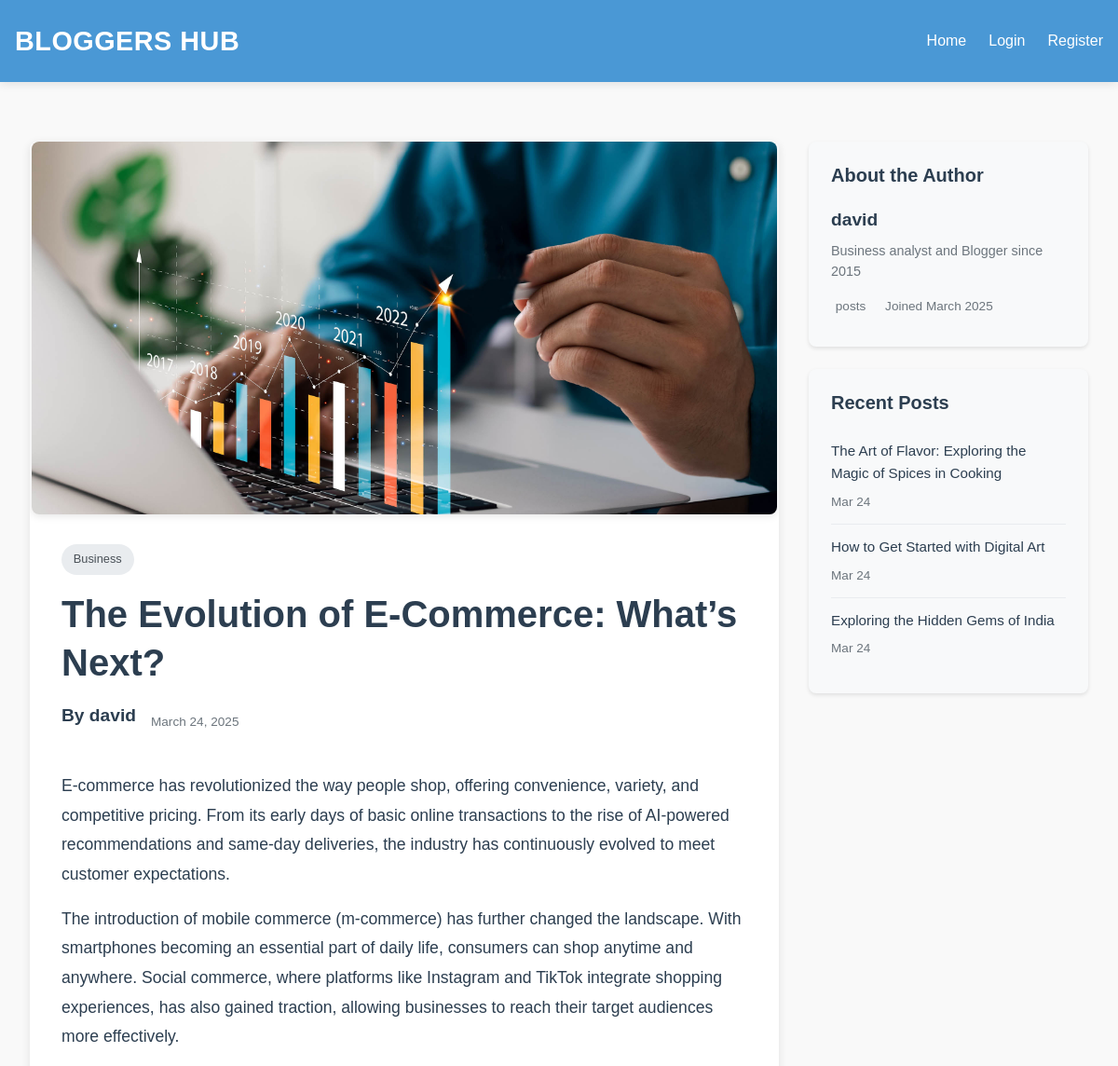
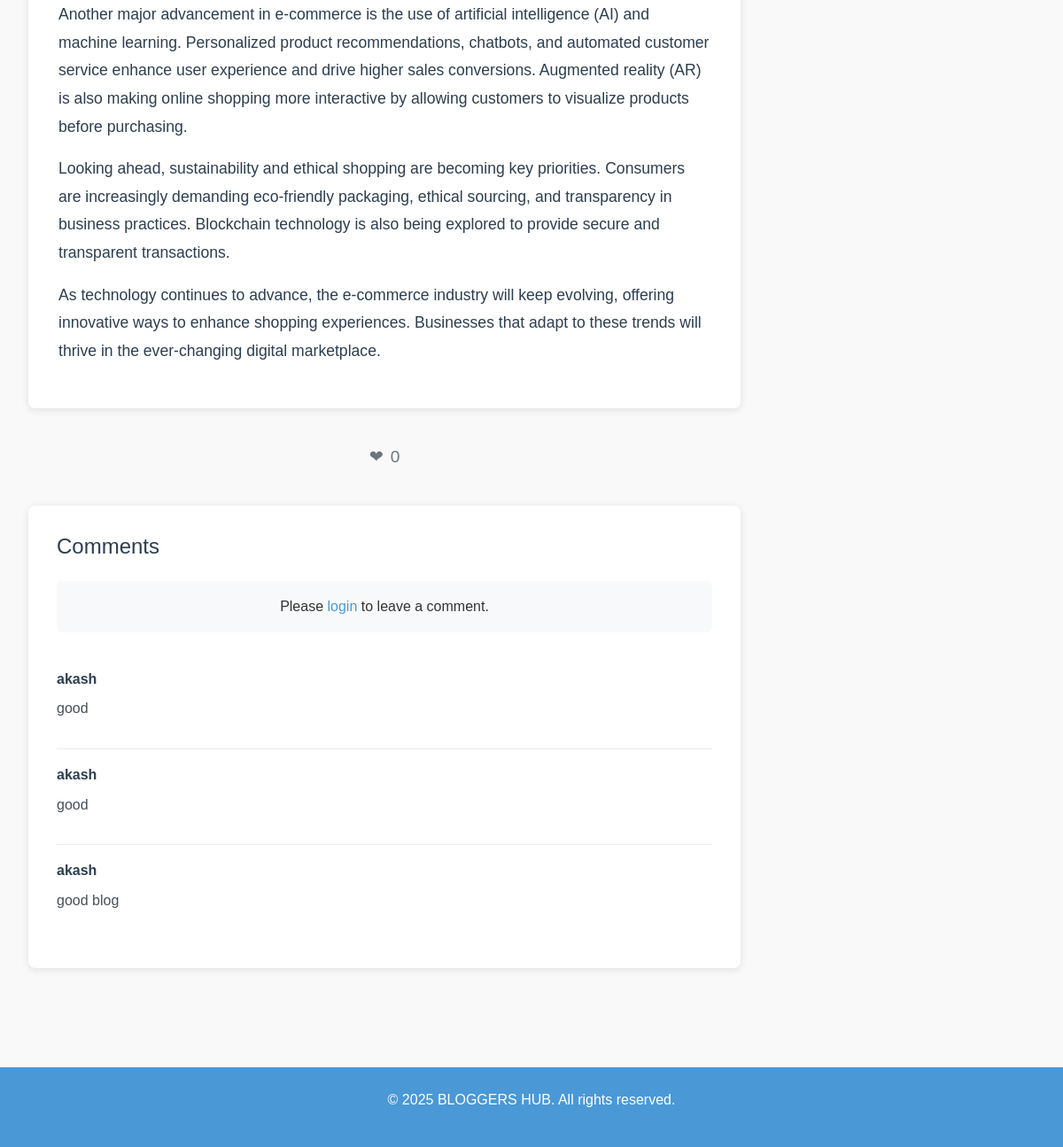
/blog/post/10/, run on the app's committed database (2 pictures, top to bottom).
### blog/models.py (models this page shows, shortened)
class Post(models.Model):
    author = models.ForeignKey(User, on_delete=models.CASCADE, related_name='posts')
    title = models.CharField(max_length=200)
    description = models.TextField(help_text="A brief description that appears on the home page", blank=True, null=True)
    content = models.TextField(help_text="The full content of your blog post")
    image = models.ImageField(upload_to='blog_images/', null=True, blank=True)
    published_date = models.DateTimeField(auto_now_add=True)
    last_modified = models.DateTimeField(auto_now=True)
    likes = models.ManyToManyField(User, related_name='liked_posts', blank=True)
    category = models.ForeignKey(Category, on_delete=models.SET_NULL, null=True, blank=True, related_name='posts')
    class Meta:
        ordering = ['-published_date']
    def total_likes(self):
        return self.likes.count()

class Category(models.Model):
    name = models.CharField(max_length=100)
    slug = models.SlugField(unique=True)
    class Meta:
        verbose_name_plural = 'Categories'

class Comment(models.Model):
    post = models.ForeignKey('Post', on_delete=models.CASCADE, related_name='comments')
    author = models.ForeignKey(User, on_delete=models.CASCADE)
    content = models.TextField()
    created_date = models.DateTimeField(default=timezone.now)
    class Meta:
        ordering = ['-created_date']

class UserProfile(models.Model):
    user = models.OneToOneField(User, on_delete=models.CASCADE)
    bio = models.TextField(max_length=500, blank=True)
    profile_picture = models.ImageField(upload_to='profile_pics/', null=True, blank=True)
    website = models.URLField(max_length=200, blank=True)
    joined_date = models.DateTimeField(auto_now_add=True)
    spam_words = models.TextField(blank=True, help_text="Enter spam words separated by commas")

### blog/views.py (the view)
# urls.py: path('post/<int:post_id>/', views.post_detail, name='post_detail'),
def post_detail(request, post_id):
    post = get_object_or_404(Post, id=post_id)
    user_liked = request.user.is_authenticated and post.likes.filter(id=request.user.id).exists()
    recent_posts = Post.objects.exclude(id=post_id).order_by('-published_date')[:3]
    comments = post.comments.all().select_related('author')
    if request.method == 'POST' and request.user.is_authenticated:
        comment_form = CommentForm(request.POST)
        if comment_form.is_valid():
            comment = comment_form.save(commit=False)
            comment.post = post
            comment.author = request.user
            comment.save()
            return redirect('post_detail', post_id=post.id)
    else:
        comment_form = CommentForm()
    return render(request, 'blog/post_detail.html', {
        'post': post,
        'user_liked': user_liked,
        'recent_posts': recent_posts,
        'comments': comments,
        'comment_form': comment_form
    })

### blog/context_processors.py (called while the page is built)
def notifications(request):
    if request.user.is_authenticated:
        unread_notifications_count = Notification.objects.filter(recipient=request.user, is_read=False).count()
    else:
        unread_notifications_count = 0
    return {
        'unread_notifications_count': unread_notifications_count
    }

### templates/blog/post_detail.html (shortened to what this page needs)
{% extends 'blog/base.html' %}
{% load static %}
{% block content %}
<div class="post-detail-container">
    <div class="post-detail-main">
        <article class="post-detail-box">
            {% if post.image %}
            <div class="post-image-container">
                <img src="{{ post.image.url }}" alt="{{ post.title }}" class="post-image">
            </div>
            {% endif %}
            <div class="post-detail-content">
                {% if post.category %}
                <span class="post-category">{{ post.category.name }}</span>
                {% endif %}
                <h1 class="post-detail-title">{{ post.title }}</h1>
                <div class="post-meta-info">
                    <span class="author-name">By {{ post.author.username }}</span>
                    <span class="post-date">{{ post.published_date|date:"F j, Y" }}</span>
                </div>
                <div class="post-content">
                    {{ post.content|linebreaks }}
                </div>
            </div>
        </article>
        <div class="like-section">
            {% if user.is_authenticated %}
                <form method="post" action="{% url 'like_post' post.id %}" class="like-form">
                    {% csrf_token %}
                    <button type="submit" class="like-button {% if user_liked %}liked{% endif %}">
                        <span class="like-icon">❤</span>
                        <span class="like-count">{{ post.total_likes }}</span>
                    </button>
                </form>
            {% else %}
                <a href="{% url 'login' %}" class="like-button">
                    <span class="like-icon">❤</span>
                    <span class="like-count">{{ post.total_likes }}</span>
                </a>
            {% endif %}
        </div>
        <div class="comments-section">
            <h2>Comments</h2>
            {% if user.is_authenticated %}
                <form method="post" class="comment-form">
                    {% csrf_token %}
                    {{ comment_form.as_p }}
                    <button type="submit" class="btn-submit">Post Comment</button>
                </form>
            {% else %}
                <p class="login-prompt">Please <a href="{% url 'login' %}">login</a> to leave a comment.</p>
            {% endif %}
            <div class="comments-list">
                {% for comment in comments %}
                    <div class="comment">
                        <div class="comment-header">
                            <span class="comment-author">{{ comment.author.username }}</span>
                        </div>
                        <div class="comment-content">
                            {{ comment.content|linebreaks }}
                        </div>
                    </div>
                {% empty %}
                    <p class="no-comments">No comments yet. Be the first to comment!</p>
                {% endfor %}
            </div>
        </div>
    </div>
    <aside class="sidebar">
        <div class="sidebar-section">
            <h3>About the Author</h3>
            <div class="author-info">
                <h4 class="author-name">{{ post.author.username }}</h4>
                <p class="author-bio">{{ post.author.userprofile.bio|default:"No bio available" }}</p>
                <div class="author-stats">
                    <span class="stat-item">
                         {{ post.author.post_set.count }} posts
                    </span>
                    <span class="stat-item">
                         Joined {{ post.author.date_joined|date:"F Y" }}
                    </span>
                </div>
            </div>
        </div>
        <div class="sidebar-section">
            <h3>Recent Posts</h3>
            <ul class="recent-posts">
                {% for recent_post in recent_posts %}
                    <li>
                        <a href="{% url 'post_detail' recent_post.id %}">{{ recent_post.title }}</a>
                        <span class="post-date">{{ recent_post.published_date|date:"M j" }}</span>
                    </li>
                {% empty %}
                    <li class="no-posts-message">No recent posts available.</li>
                {% endfor %}
            </ul>
        </div>
    </aside>
</div>
{% endblock %}

### static/css/style.css (style rules this page uses)
.post-image-container { width: 100%; height: 200px; overflow: hidden; border-radius: 6px; margin-bottom: 1rem; }
.post-thumbnail, .featured-image, .post-image { width: 100%; height: 100%; object-fit: cover; transition: transform 0.3s ease; }
.post-category { background-color: #e9ecef; padding: 0.4rem 0.8rem; border-radius: 20px; font-size: 0.8rem; color: #495057; display: inline-block; margin-bottom: 0.5rem; font-weight: 500; }
.sidebar-section { background-color: #f8f9fa; padding: 1.5rem; border-radius: 8px; box-shadow: 0 2px 4px rgba(0,0,0,0.1); margin-bottom: 1.5rem; }
.comments-section { margin-top: 2rem; }
.comment { border-bottom: 1px solid #e9ecef; padding: 1rem 0; }
.comment:last-child { border-bottom: none; }
.comment-header { display: flex; justify-content: space-between; margin-bottom: 0.5rem; }
.comment-author { font-weight: 600; margin-right: 0.5rem; }

### templates/blog/base.html (style rules this page uses)
body { font-family: 'Arial', sans-serif; line-height: 1.6; margin: 0; padding: 0; color: #333; background-color: #f9f9f9; }

### templates/blog/post_detail.html (style rules this page uses)
.post-detail-container { display: grid; grid-template-columns: 1fr 300px; gap: 2rem; max-width: 1200px; margin: 0 auto; padding: 2rem 1rem; }
.post-detail-main { min-width: 0; }
.post-detail-box { background-color: #fff; border-radius: 8px; box-shadow: 0 2px 10px rgba(0,0,0,0.1); overflow: hidden; margin-bottom: 2rem; }
.post-image-container { width: 100%; max-width: 800px; height: 400px; overflow: hidden; margin: 0 auto; border-radius: 8px; box-shadow: 0 2px 8px rgba(0,0,0,0.1); }
.post-image { width: 100%; height: 100%; object-fit: cover; transition: transform 0.3s ease; }
.post-detail-content { padding: 2rem; max-width: 800px; margin: 0 auto; }
.post-category { background-color: #e9ecef; padding: 0.4rem 0.8rem; border-radius: 20px; font-size: 0.8rem; color: #495057; display: inline-block; margin-bottom: 1rem; font-weight: 500; }
.post-detail-title { font-size: 2.5rem; color: #2c3e50; margin-bottom: 1rem; line-height: 1.3; font-weight: 700; }
.post-meta-info { display: flex; align-items: center; gap: 1rem; margin-bottom: 2rem; color: #6c757d; font-size: 0.95rem; }
.post-content { font-size: 1.1rem; line-height: 1.8; color: #2c3e50; }
.like-section { text-align: center; margin: 2rem 0; }
.like-button { background: none; border: none; cursor: pointer; font-size: 1.2rem; color: #6c757d; padding: 0.5rem 1rem; border-radius: 20px; transition: all 0.3s ease; text-decoration: none; display: inline-flex; align-items: center; gap: 0.5rem; }
.comments-section { background-color: #fff; border-radius: 8px; box-shadow: 0 2px 10px rgba(0,0,0,0.1); padding: 2rem; margin-top: 2rem; }
.comments-section h2 { color: #2c3e50; margin-bottom: 1.5rem; font-size: 1.5rem; }
.comment { padding: 1rem 0; border-bottom: 1px solid #e9ecef; }
.comment:last-child { border-bottom: none; }
.comment-header { display: flex; justify-content: space-between; margin-bottom: 0.5rem; }
.comment-author { font-weight: 600; color: #2c3e50; }
.comment-content { color: #495057; line-height: 1.6; }
.login-prompt { text-align: center; padding: 1rem; background-color: #f8f9fa; border-radius: 6px; margin-bottom: 1.5rem; }
.login-prompt a { color: #4a98d5; text-decoration: none; }
.sidebar { width: 300px; }
.sidebar-section { background-color: #f8f9fa; padding: 1.5rem; border-radius: 8px; box-shadow: 0 2px 4px rgba(0,0,0,0.1); margin-bottom: 1.5rem; }
.sidebar-section h3 { color: #2c3e50; font-size: 1.25rem; margin-bottom: 1rem; font-weight: 600; }
.recent-posts { list-style: none; padding: 0; margin: 0; }
.recent-posts li { padding: 0.75rem 0; border-bottom: 1px solid #e9ecef; }
.recent-posts li:last-child { border-bottom: none; }
.recent-posts a { color: #2c3e50; text-decoration: none; font-size: 0.95rem; display: block; margin-bottom: 0.25rem; transition: color 0.3s ease; }
.post-date { font-size: 0.85rem; color: #6c757d; }
.author-info { text-align: left; padding: 0.5rem 0; }
.author-name { font-size: 1.2rem; color: #2c3e50; margin-bottom: 0.75rem; font-weight: 600; }
.author-bio { color: #6c757d; font-size: 0.9rem; line-height: 1.5; margin-bottom: 1rem; }
.author-stats { display: flex; gap: 1rem; font-size: 0.85rem; color: #6c757d; }
.stat-item { display: flex; align-items: center; gap: 0.3rem; }

### data on the page
Post: image (picture), category.name "Business", title "The Evolution of E-Commerce: What’s Next?", author.username "david", published_date "March 24, 2025", content "E-commerce has revolutionized the way people shop, offering convenience, variety, and competitive pricing. From its early days of basic online transactions to the rise of AI-powered recommendations and same-day deliveries, the industry has continuously evolved to meet customer expectations. The introduction of mobile commerce (m-commerce) has further changed the landscape. With smartphones becoming an essential part of daily life, consumers can shop anytime and anywhere. Social commerce, where platforms like Instagram and TikTok integrate shopping experiences, has also gained traction, allowing businesses to reach their target audiences more effectively. Another major advancement in…", total_likes "0", author.userprofile.bio "Business analyst and Blogger since 2015", author.date_joined "March 2025"
Comment: author.username "akash", content "good"
Comment: author.username "akash", content "good"
Comment: author.username "akash", content "good blog"
Post: title "The Art of Flavor: Exploring the Magic of Spices in Cooking", published_date "Mar 24"
Post: title "How to Get Started with Digital Art", published_date "Mar 24"
Post: title "Exploring the Hidden Gems of India", published_date "Mar 24"
